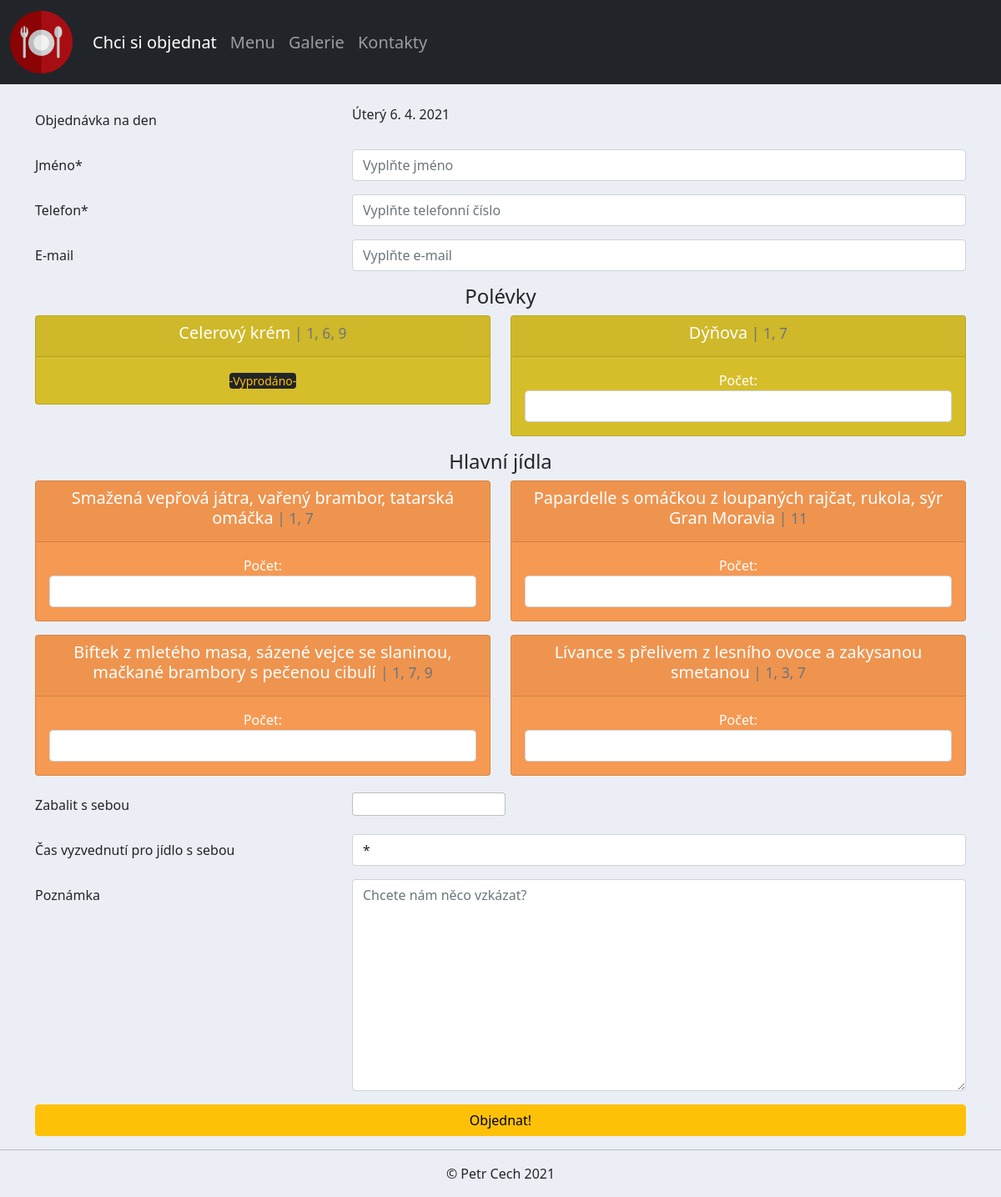
Page /make_order/ on the earlier database version.
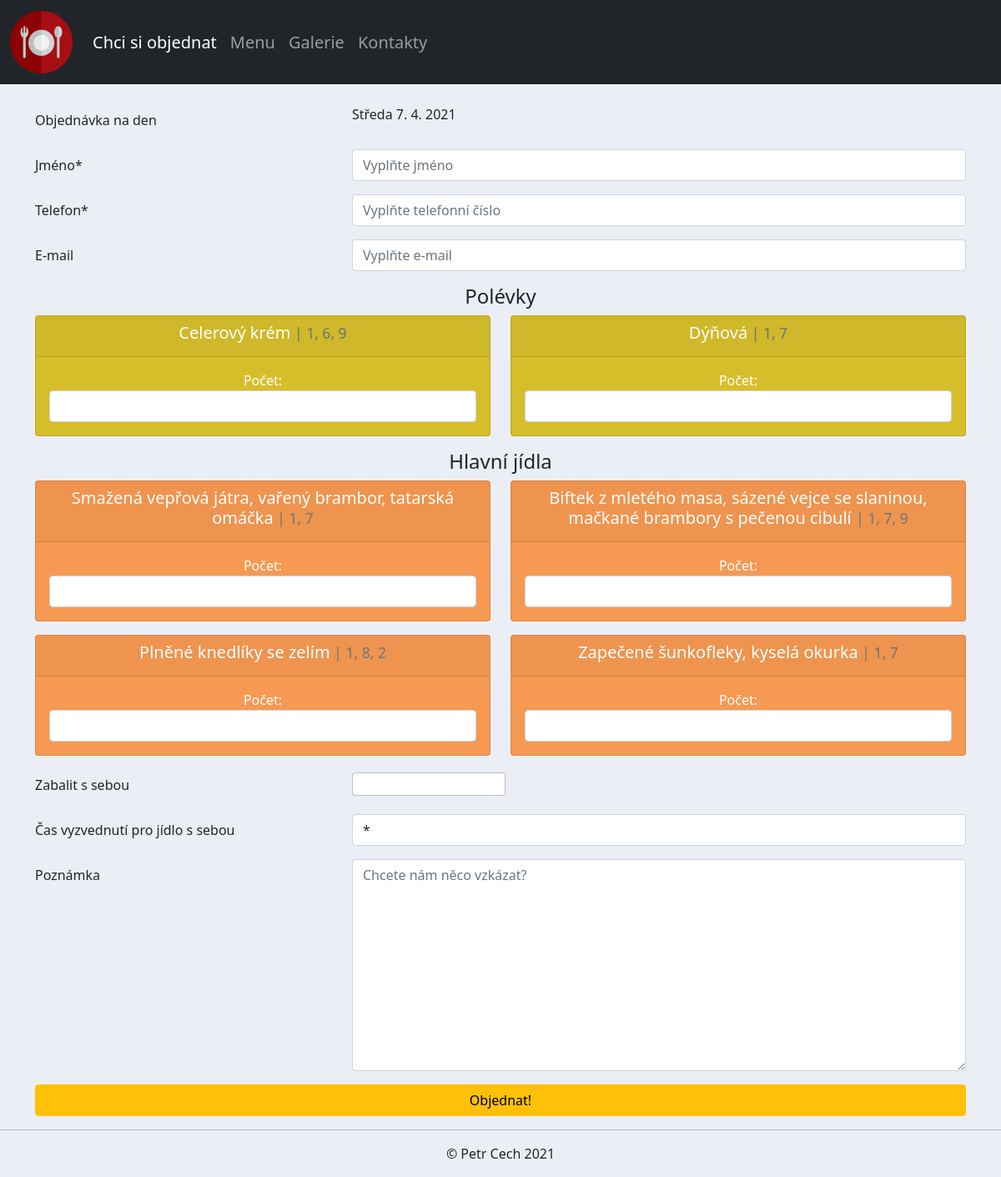
Same page on the later database version.
### accounts/models.py (models this page shows)
class Menu(models.Model):
    supper1 = models.ForeignKey(
        Supper, related_name='supper1', null=True, on_delete=models.SET_NULL
    )
    supper1_portions = models.PositiveIntegerField(null=True)
    supper2 = models.ForeignKey(
        Supper, related_name='supper2', null=True, on_delete=models.SET_NULL
    )
    supper2_portions = models.PositiveIntegerField(null=True)
    meal1 = models.ForeignKey(
        Meal, related_name='meal1', null=True, on_delete=models.SET_NULL
    )
    meal1_portions = models.PositiveIntegerField(null=True)
    meal2 = models.ForeignKey(
        Meal, related_name='meal2', null=True, on_delete=models.SET_NULL
    )
    meal2_portions = models.PositiveIntegerField(null=True)
    meal3 = models.ForeignKey(
        Meal, related_name='meal3', null=True, on_delete=models.SET_NULL
    )
    meal3_portions = models.PositiveIntegerField(null=True)
    meal4 = models.ForeignKey(
        Meal, related_name='meal4', null=True, on_delete=models.SET_NULL
    )
    meal4_portions = models.PositiveIntegerField(null=True)
    desert = models.ForeignKey(Desert, null=True, on_delete=models.SET_NULL)
    day = models.CharField(max_length=1000, null=True, default='')
    info = models.TextField(max_length=2000, blank=True)

class Supper(models.Model):
    name = models.CharField(max_length=200, null=True)
    alergens = models.CharField(max_length=200, null=True)
    price = models.PositiveIntegerField(null=True, default=25)
    def __str__(self):
        return self.name

class Meal(models.Model):
    portion = models.IntegerField(null=True)
    name = models.CharField(max_length=200, null=True)
    alergens = models.CharField(max_length=200, null=True)
    price = models.PositiveIntegerField(null=True, default=110)
    def __str__(self):
        return self.name

### accounts/views.py (the view)
# urls.py: path('make_order/', views.makeOrder, name='make_order'),
def makeOrder(request):
    menu = Menu.objects.last()
    form = OrderForm()
    if request.method == 'POST':
        form = OrderForm(request.POST)
        if form.is_valid():
            form.save()
            messages.success(request, f'Objednávka dokončena!')
    counting_portions1 = [
        'supper1', 'supper2', 'meal1', 'meal2', 'meal3', 'meal4'
    ]
    counting_portions2 = {}
    for i in counting_portions1:
        counting = Order.objects.aggregate(Sum(i))
        counting_portions2.update(counting)
    context = {'form': form, 'menu': menu, 'c_p': counting_portions2, }
    return render(request, 'accounts/order_form.html', context)

### accounts/forms.py
class OrderForm(ModelForm):
    class Meta:
        model = Order
        fields = '__all__'

### accounts/templates/accounts/order_form.html (shortened to what the changed rows need)
{%  extends 'accounts/main.html' %}
{% load static %}
{% block content %}
<br>
<form action="" method="POST">
<div class="container">
  <div class="mb-3 row">
    <label for="datum" class="col-lg-4 col-form-label">Objednávka na den</label>
    <div class="col-lg-8">
      {{menu.day}}
    </div>
  </div>
  <div class="row">
    <div class="col-lg-6">
  		<div class="card text-center text-white mb-3" id="supper-card">
    		<div class="card-header">
    			 <h5 class="card-title">{{menu.supper1}}<small class="text-muted"> | {{menu.supper1.alergens}}</small></h5>
    		</div>
    		<div class="card-body">
          {% if c_p.supper1__sum >= menu.supper1_portions %}
              <small class="text-warning bg-dark rounded"> -Vyprodáno- </small>
          {% else %}
              Počet: <input type="number" name="supper1" min="0" class="form-control" id="id_supper1">
          {% endif %}
    		</div>
    	</div>
    </div>
    <div class="col-lg-6">
  		<div class="card text-center text-white mb-3" id="supper-card">
    		<div class="card-header">
    			 <h5 class="card-title">{{menu.supper2}}<small class="text-muted"> | {{menu.supper2.alergens}}</small></h5>
    		</div>
    	</div>
    </div>
  </div>
  <div class="row">
    <div class="col-lg-6">
  		<div class="card text-center text-white mb-3" id="meal-card">
    		<div class="card-header">
          <h5 class="card-title">{{menu.meal1}}<small class="text-muted"> | {{menu.meal1.alergens}}</small></h5>
    		</div>
    	</div>
    </div>
    <div class="col-lg-6">
  		<div class="card text-center text-white mb-3" id="meal-card">
    		<div class="card-header">
    			 <h5 class="card-title">{{menu.meal2}}<small class="text-muted"> | {{menu.meal2.alergens}}</small></h5>
    		</div>
    	</div>
    </div>
  </div>
  <div class="row">
    <div class="col-lg-6">
  		<div class="card text-center text-white mb-3" id="meal-card">
    		<div class="card-header">
          <h5 class="card-title">{{menu.meal3}}<small class="text-muted"> | {{menu.meal3.alergens}}</small></h5>
    		</div>
    	</div>
    </div>
    <div class="col-lg-6">
  		<div class="card text-center text-white mb-3" id="meal-card">
    		<div class="card-header">
    			 <h5 class="card-title">{{menu.meal4}}<small class="text-muted"> | {{menu.meal4.alergens}}</small></h5>
    		</div>
    	</div>
    </div>
  </div>
</div>
</form>
{% endblock %}

Differences in the rows shown:
changed Menu "Celerový krém": day "Úterý 6. 4. 2021" → "Středa 7. 4. 2021"; supper2 "Dýňova" → "Dýňová"; meal2 "Papardelle s omáčkou z loupaných rajčat, rukola, sýr Gran Moravia" → "Biftek z mletého masa, sázené vejce se slaninou, mačkané brambory s pečenou cibulí"; meal2.alergens "11" → "1, 7, 9"; meal3 "Biftek z mletého masa, sázené vejce se slaninou, mačkané brambory s pečenou cibulí" → "Plněné knedlíky se zelím"; meal3.alergens "1, 7, 9" → "1, 8, 2"; meal4 "Lívance s přelivem z lesního ovoce a zakysanou smetanou" → "Zapečené šunkofleky, kyselá okurka"; meal4.alergens "1, 3, 7" → "1, 7"
Other differences:
text no longer shown: "-Vyprodáno-"
text now shown: "Počet:"
